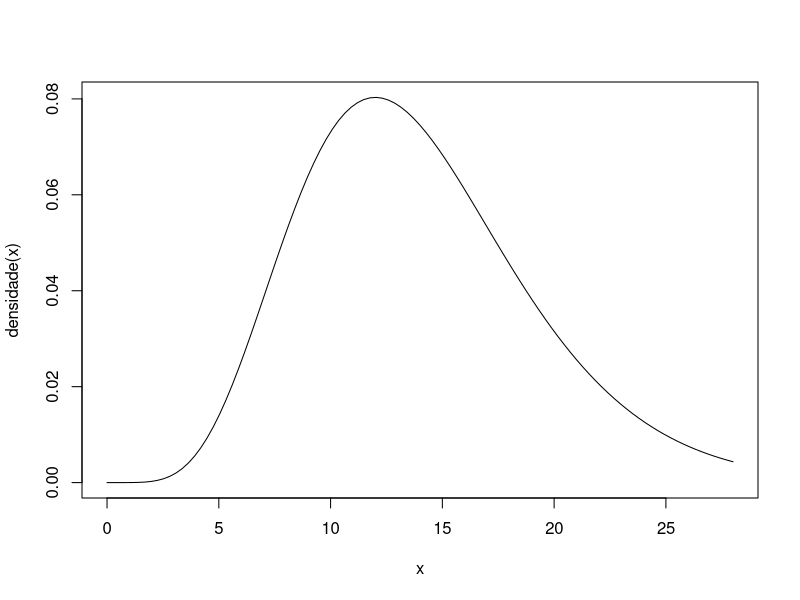

This figure's R source: (Note: this script raises an error after producing the figure.)
# Teste para variancia populacional em uma populacao
n = 15
mu = 1.67
sigma = 0.1
alpha = 0.05

X = rnorm(n, mu, sigma)

# H0 : sigma = 0.4
Stat = (n-1)*var(X)/(0.4)^2

rj_1 = Stat < qchisq(0.5*alpha, n-1) 
rj_2 = Stat > qchisq(1-0.5*alpha, n-1)
rejeicao = rj_1 || rj_2
rejeicao

densidade <- function(x) dchisq(x, n-1)
curve(densidade, from = 0, to = 2*(n-1))

# Teste chi2 
hist(amostra)
n = 100
amostra = sample((1:6), n, 
                 replace = TRUE,
                 prob = c(1/2, 1/10, 1/10,
                          1/10, 1/10, 1/10))
obs = table(amostra)
esp = rep(n/6, 6)
Stat = sum((obs-esp)^2/esp)
Stat > qchisq(1-alpha, 5)

#
n = 100
x <- sample((1:4), n, 
            replace = TRUE,
            prob = c(1/4, 1/4, 1/4, 1/4))
obs = matrix(table(x), nrow = 2, ncol = 2)

p = r/n
q = c/n

c = colSums(obs)
r = rowSums(obs)

soma = 0
for(i in 1:2) 
{
  for(j in 1:2)
  {
    obs_ij = obs[i,j]
    esp_ij = n*p[i]*q[j]
    soma = soma + (obs_ij-esp_ij)^2/esp_ij
  }
}
qchisq(1-alpha, 1)



x <- rbinom(100, 1, 0.5)
y <- x*rbinom(100, 1, 0.75) + (1-x)*rbinom(100, 1, 0.25)
data = data.frame(x=x, y=y)
summary(xtabs(data = data))
